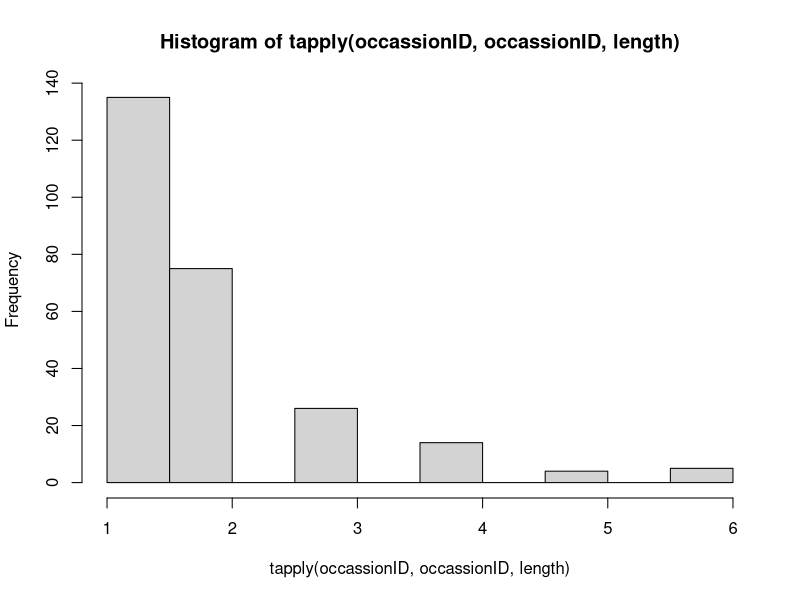

The R script that drew this image:
#setwd("C:/Users/qlatif/Desktop/JuliaBeetle_Chap4") # Change to environment
setwd("F:/research stuff/FS_PostDoc/consult_&_collaborate/JuliaH_dissert/Chap4") # Change to environment

## Load and clean data ##
Detection.data <- read.csv("BirdsAll72Plots.csv",header=T,stringsAsFactors=F)
Detection.data <- Detection.data[-which(Detection.data$point==88),]

  # Cleanup plot IDs 
Detection.data <- Detection.data[-which(Detection.data$plot=="11a"),]
Detection.data <- Detection.data[-which(Detection.data$plot=="11b"),]
Detection.data <- Detection.data[-which(Detection.data$plot=="4a"),]
Detection.data <- Detection.data[-which(Detection.data$plot=="4b"),]
Detection.data <- Detection.data[-which(Detection.data$plot=="5a"),]
Detection.data <- Detection.data[-which(Detection.data$plot=="5b"),]
Detection.data <- Detection.data[-which(Detection.data$plot==""),]
Detection.data <- Detection.data[-which(Detection.data$plot=="2a"),]
Detection.data$plot[which(Detection.data$plot=="11a 1")] <- "11a1"
Detection.data$plot[which(Detection.data$plot=="11a 7")] <- "11a7"
Detection.data$plot[which(Detection.data$plot=="11a 8")] <- "11a8"
Detection.data$plot[which(Detection.data$plot=="11a 9")] <- "11a9"
plot <- sort(unique(Detection.data$plot))

  # Keep only three-toed detections
Detection.data <- Detection.data[which(Detection.data$species=="attw"),]

  # Check distribution of distances #
sort(unique(Detection.data$distance),na.last=T)
#hist(Detection.data$distance,breaks=seq(0,200,by=25))
Detection.data <- Detection.data[which(Detection.data$distance<=75),] # Distance truncation

  # Check minute values
#sort(unique(Detection.data$minute),na.last=T)
#tapply(Detection.data$minute,Detection.data$minute,length)
#Detection.data <- # One detection with missing minute. Removed for now. Need to add back in if we just analyze raw counts.
#  Detection.data[-is.na(Detection.data$minute),] 

  # Check years
sort(unique(Detection.data$year))

  # Check visit numbers
sort(unique(Detection.data$survey_round))

  # Check level of clustering #
sort(unique(Detection.data$cluster_code),na.last=T) # None
sort(unique(Detection.data$cluster_size),na.last=T)
tapply(Detection.data$cluster_size,Detection.data$cluster_size,length)
for(i in which(Detection.data$cluster_size=="2")) # Replicates record for clusters of 2 individuals.
  Detection.data <- rbind(Detection.data,Detection.data[i,])

  # Find maximum number of individuals #
#occassionID <- paste(Detection.data$plot,"_",Detection.data$year,"_",Detection.data$survey_round,"_",
#                     Detection.data$minute,sep="")
#max.ind <- max(tapply(occassionID,occassionID,length)) # Maximum number of individuals per minute
occassionID <- paste(Detection.data$plot,"_",Detection.data$year,"_",Detection.data$survey_round,sep="")
max(tapply(occassionID,occassionID,length)) # Maximum number of individuals per visit
hist(tapply(occassionID,occassionID,length))

##---Compile detection data array (N-mixture model - 2 levels)---##

year <- sort(unique(Detection.data$year))
n.visits <- c(1,3,3,3) # 1 visit in 2013, then 3 visits in each other year
Y.arry <- Dist.arry <- array(0,c(length(plot),length(year),max(n.visits)))
for(j in 1:dim(Y.arry)[1]) for(t in 1:dim(Y.arry)[2]) for(v in 1:dim(Y.arry)[3]) {
  obs <- Detection.data[which(Detection.data$plot==plot[j]&Detection.data$year==year[t]&
                                Detection.data$survey_round==v),]
  if(nrow(obs)>0) Y.arry[j,t,v] <- nrow(obs)
  }
Y.arry[which(is.element(substr(plot,1,2),c("1a","2a","1b","2b"))),1,] <- NA # Sites 1 and 2 not surveyed in 2013.
Y.arry[,1,2:3] <- NA # Remove repeat visits from 2013

##---Compile plot-level covariate matrix---##
Plot.data <- read.csv("PlotLevel_Data.csv",header=T,stringsAsFactors=F)
sort(unique(Plot.data$plot),na.last=T)
Plot.data <- Plot.data[order(Plot.data$plot),] # Order plots to match detection data.

Plot.data$treat_cont[which(Plot.data$treat_cont=="t ")] <- "t"
unique(Plot.data$treat_cont)

Plot.data <- Plot.data[,c("plot","treat_cont")]

# Calculate plot-level values for tree data #
Tree.data <- read.csv("TreesAll72Plots.csv",header=T,stringsAsFactors=F)
Tree.data <- Tree.data[-which(Tree.data$site==""),]
sum(!is.element(Tree.data$plot,Plot.data$plot))
sum(!is.element(Plot.data$plot,Tree.data$plot))

Tree.data$core_outsideplot[which(Tree.data$core_outsideplot=="yes")] <- "y"
sort(unique(Tree.data$core_outsideplot))

  # Check tree species 
Tree.data$species[which(Tree.data$species=="aba")] <- "abla"
Tree.data$species[which(Tree.data$species=="abla ")] <- "abla"
Tree.data$species[which(Tree.data$species=="albla")] <- "abla"
Tree.data$species[which(Tree.data$species=="albla")] <- "abla"
Tree.data$species[which(Tree.data$species=="piea")] <- "pien"
Tree.data$species[which(Tree.data$species=="pien ")] <- "pien"
Tree.data$species[which(Tree.data$species=="ppien")] <- "pien"
Tree.data <- Tree.data[-which(Tree.data$species==""),] # Check with Julia
Tree.data <- Tree.data[-which(Tree.data$species=="na"),] # Check with Julia
sort(unique(Tree.data$species))

  # Check dbh columns
sort(unique(Tree.data$snag_dbh),na.last=T)
sort(unique(Tree.data$stump_dbh),na.last=T)
sort(unique(Tree.data$tree_dbh),na.last=T)

  # Check that there is only one dbh value per tree and look for missing DBH
sum(!is.na(Tree.data$snag_dbh))+sum(!is.na(Tree.data$stump_dbh))+sum(!is.na(Tree.data$tree_dbh)) # 9 trees missing DBH
sum((!is.na(Tree.data$snag_dbh))+(!is.na(Tree.data$stump_dbh))+(!is.na(Tree.data$tree_dbh))) # Should be same as prev row
  # Only one value per tree found. 9 missing values found.

  # Combine dbh columns and create indicator of tree type
Tree.data$type <- ""
Tree.data$type[which(!is.na(Tree.data$snag_dbh))] <- "snag"
Tree.data$type[which(!is.na(Tree.data$tree_dbh))] <- "tree"
Tree.data$type[which(!is.na(Tree.data$stump_dbh))] <- "stump"
Tree.data$type[which(Tree.data$type=="")] <- "tree"
Tree.data$dbh <- 0
for(i in 1:nrow(Tree.data)) Tree.data$dbh[i] <-
  sum(Tree.data$snag_dbh[i],Tree.data$tree_dbh[i],Tree.data$stump_dbh[i],na.rm=T)

  # Fix additional dbh errors
Tree.data$dbh[which(Tree.data$plot=="5b2"&Tree.data$dbh==3)] <- 13
Tree.data$dbh[which(Tree.data$plot=="5b4"&Tree.data$dbh==3)] <- 34
Tree.data$dbh[which(Tree.data$plot=="5b5"&Tree.data$dbh==1)] <- 11
Tree.data$dbh[which(Tree.data$plot=="5b9"&Tree.data$dbh==3)] <- 31
Tree.data$dbh[which(Tree.data$dbh==0)] <- NA
sort(unique(Tree.data$dbh),na.last=T)

  # Check status
Tree.data$status[which(Tree.data$status=="Br")] <- "br"
Tree.data$status[which(Tree.data$status=="g")] <- "gr"
Tree.data$status[which(Tree.data$status=="grr")] <- "gr"
Tree.data$status[which(Tree.data$status=="i")] <- "li"
Tree.data$status[which(Tree.data$status=="l")] <- "li"
Tree.data$status[which(Tree.data$status=="lo")] <- "li"
Tree.data$status[which(Tree.data$status=="te")] <- "tw"
Tree.data$status[which(Tree.data$status=="r")] <- "br"
Tree.data$status[which(Tree.data$status=="w")] <- "tw"
Tree.data <- # Remove this one tree because not found in raw data
  Tree.data[-which(Tree.data$plot=="1a5"&Tree.data$species=="abla"&Tree.data$tree_dbh==13),]
Tree.data$status[which(is.element(Tree.data$status,c("br","sn","de")))] <- "snag"
Tree.data$status[which(is.element(Tree.data$status,c("nd","tw")))] <- "mid Inf"
Tree.data$status[which(is.element(Tree.data$status,c("gr","ye")))] <- "early Inf"
Tree.data$status[which(Tree.data$status=="li")] <- "healthy"
sort(unique(Tree.data$status),na.last=T)
#u = stump

  # Fill in 3 missing dbh values
mn <- mean(Tree.data$dbh[which(Tree.data$plot=="5b5"&Tree.data$species=="pien")],na.rm=T)
Tree.data$dbh[which(Tree.data$plot=="5b5"&is.na(Tree.data$dbh))] <- mn

mn <- mean(Tree.data$dbh[which(Tree.data$plot=="11a2"&Tree.data$species=="pien")],na.rm=T)
Tree.data$dbh[which(Tree.data$plot=="11a2"&is.na(Tree.data$dbh))] <- mn

mn <- mean(Tree.data$dbh[which(Tree.data$plot=="4a6"&Tree.data$species=="abla")],na.rm=T)
Tree.data$dbh[which(Tree.data$plot=="4a6"&is.na(Tree.data$dbh))] <- mn

rm(mn)

  # Compile tree summary values into Plot-level table #
Plot.data$EarlInf_gt38_2016 <- Plot.data$EarlInf_gt38_2015 <- Plot.data$EarlInf_gt38_2014 <-
  Plot.data$EarlInf_23to38_2016 <- Plot.data$EarlInf_23to38_2015 <- Plot.data$EarlInf_23to38_2014 <-
  Plot.data$EarlInf_lt23_2016 <- Plot.data$EarlInf_lt23_2015 <- Plot.data$EarlInf_lt23_2014 <-
  Plot.data$QMD_pien_2016 <- Plot.data$QMD_pien_2015 <- Plot.data$QMD_pien_2014 <-
  Plot.data$QMD_2016 <- Plot.data$QMD_2015 <- Plot.data$QMD_2014 <-
  Plot.data$EarlInf_2016 <- Plot.data$EarlInf_2015 <- Plot.data$EarlInf_2014 <- 
  Plot.data$MidInf_2016 <- Plot.data$MidInf_2015 <- Plot.data$MidInf_2014 <-
  Plot.data$snag_2016 <- Plot.data$snag_2015 <- Plot.data$snag_2014 <- 0
for(i in 1:nrow(Plot.data)) {
  obs2014 <- Tree.data[which(Tree.data$plot==Plot.data$plot[i]&Tree.data$year==2014&Tree.data$core_outsideplot!="y"),]
  obs2015 <- Tree.data[which(Tree.data$plot==Plot.data$plot[i]&Tree.data$year==2015&Tree.data$core_outsideplot!="y"),]
  obs2016 <- Tree.data[which(Tree.data$plot==Plot.data$plot[i]&Tree.data$year==2016&Tree.data$core_outsideplot!="y"),]
  Plot.data$EarlInf_gt38_2014[i] <- sum(obs2014$status=="early Inf" & obs2014$dbh > 38)
  Plot.data$EarlInf_gt38_2015[i] <- sum(obs2015$status=="early Inf" & obs2015$dbh > 38)
  Plot.data$EarlInf_gt38_2016[i] <- sum(obs2016$status=="early Inf" & obs2016$dbh > 38)
  Plot.data$EarlInf_23to38_2014[i] <- sum(obs2014$status=="early Inf" & obs2014$dbh >= 23 & obs2014$dbh < 38)
  Plot.data$EarlInf_23to38_2015[i] <- sum(obs2015$status=="early Inf" & obs2015$dbh >= 23 & obs2015$dbh < 38)
  Plot.data$EarlInf_23to38_2016[i] <- sum(obs2016$status=="early Inf" & obs2016$dbh >= 23 & obs2016$dbh < 38)
  Plot.data$EarlInf_lt23_2014[i] <- sum(obs2014$status=="early Inf" & obs2014$dbh < 23)
  Plot.data$EarlInf_lt23_2015[i] <- sum(obs2015$status=="early Inf" & obs2015$dbh < 23)
  Plot.data$EarlInf_lt23_2016[i] <- sum(obs2016$status=="early Inf" & obs2016$dbh < 23)
  Plot.data$EarlInf_2014[i] <- sum(obs2014$status=="early Inf")
  Plot.data$EarlInf_2015[i] <- sum(obs2015$status=="early Inf")
  Plot.data$EarlInf_2016[i] <- sum(obs2016$status=="early Inf")
  Plot.data$MidInf_2014[i] <- sum(obs2014$status=="mid Inf")
  Plot.data$MidInf_2015[i] <- sum(obs2015$status=="mid Inf")
  Plot.data$MidInf_2016[i] <- sum(obs2016$status=="mid Inf")
  Plot.data$snag_2014[i] <- sum(obs2014$status=="snag")
  Plot.data$snag_2015[i] <- sum(obs2015$status=="snag")
  Plot.data$snag_2016[i] <- sum(obs2016$status=="snag")
  Plot.data$QMD_pien_2014[i] <- mean(obs2014$dbh[which(obs2014$type!="stump" & obs2014$status!="mid Inf" &
                                                    obs2014$status!="snag" & obs2014$species == "pien")]^2,na.rm=T)
  Plot.data$QMD_pien_2015[i] <- mean(obs2015$dbh[which(obs2015$type!="stump"&obs2015$status!="mid Inf"&
                                                    obs2015$status!="snag" & obs2015$species == "pien")]^2,na.rm=T)
  Plot.data$QMD_pien_2016[i] <- mean(obs2016$dbh[which(obs2016$type!="stump"&obs2016$status!="mid Inf"&
                                                    obs2016$status!="snag" & obs2016$species == "pien")]^2,na.rm=T)
  Plot.data$QMD_2014[i] <- mean(obs2014$dbh[which(obs2014$type!="stump"&obs2014$status!="mid Inf"&
                                                    obs2014$status!="snag")]^2,na.rm=T)
  Plot.data$QMD_2015[i] <- mean(obs2015$dbh[which(obs2015$type!="stump"&obs2015$status!="mid Inf"&
                                                    obs2015$status!="snag")]^2,na.rm=T)
  Plot.data$QMD_2016[i] <- mean(obs2016$dbh[which(obs2016$type!="stump"&obs2016$status!="mid Inf"&
                                                    obs2016$status!="snag")]^2,na.rm=T)
}

#cor(rbind(as.matrix(Plot.data[,c("QMD","snag","EarlInf_2014","MidInf_2014")]), # Inspect correlation plot if desired.
#          as.matrix(Plot.data[,c("QMD","snag","EarlInf_2015","MidInf_2015")]),make.row.names = F))

# Variance inflation factors #
vars <- c("QMD_2015","EarlInf_2015","MidInf_2015","snag_2015")
VIFs <- matrix(NA,nrow=length(vars),ncol=1,dimnames=list(vars,"VIF"))
for(i in 1:length(vars)) {
  m <- lm(as.formula(paste(vars[i],"~",paste(vars[-i],collapse="+",sep=""),sep="")),data=Plot.data)
  VIFs[i] <- 1/(1 - summary(m)$r.squared)
}
VIFs

# Cleanup
rm(i,j,m,t,v,vars,obs2014,obs2015,obs2016,obs,occassionID)

save.image("Data_compiled.RData")
